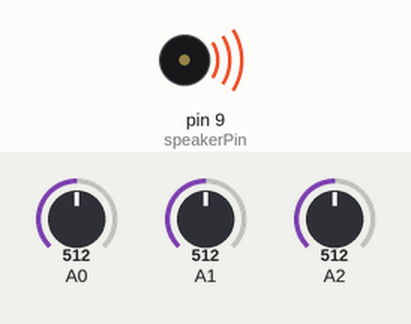
This sketch was run on a simulated Arduino Uno, built with avr-gcc and run on an emulated ATmega328P. Shown: buzzer (waves = sounding). The inputs (shaded band) are chosen by the test bench; at power-on: A0 = 512, A1 = 512, A2 = 512.

Above: at 0.1 s.
Timing chart, 0 to 3.0 s (numbered marks = the images above):
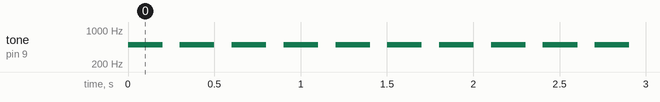

Measured:
- by itself, tone on pin 9 (speakerPin): alternates 500 Hz for 0.20 s and silent for 0.10 s

The sketch:

experiment_9.5.ino
```cpp
int speakerPin = 9;
int threshold = 10;

void setup() {
  pinMode(speakerPin, OUTPUT);
}

void loop() {
  int sw1 = analogRead(A0);
  int sw2 = analogRead(A1);
  int sw3 = analogRead(A2);

  if (sw1 >= threshold) {
    tone(speakerPin, 500);
    delay(200);
    noTone(speakerPin);
    delay(100);
  } else if (sw2 >= threshold) {
    tone(speakerPin, 1000);
    delay(200);
    noTone(speakerPin);
    delay(100);
  } else if (sw3 >= threshold) {
    tone(speakerPin, 1500);
    delay(200);
    noTone(speakerPin);
    delay(100);
  }

}
```
